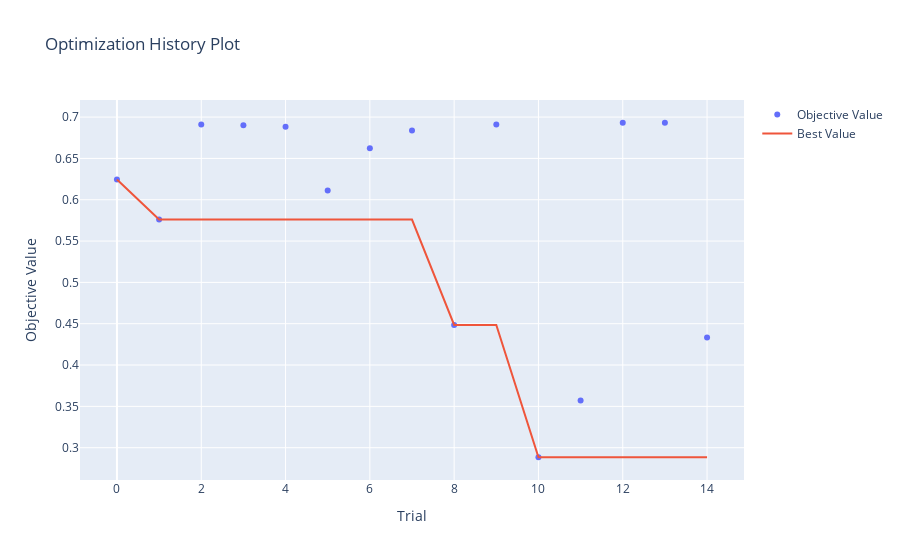

Notebook code cell kept with this figure:
### Code cell
plot_optimization_history(study)

### Figure 1 — Plotly figure (JSON) as saved in the notebook; plotly's stock layout.template omitted (floating-point values rounded to 4 significant figures)
{"data": [{"mode": "markers", "name": "Objective Value", "type": "scatter", "x": [0, 1, 2, 3, 4, 5, 6, 7, 8, 9, 10, 11, 12, 13, 14], "y": [0.6245, 0.576, 0.691, 0.6903, 0.6884, 0.6113, 0.6624, 0.6837, 0.4486, 0.6909, 0.2884, 0.357, 0.6931, 0.6931, 0.4333]}, {"mode": "lines", "name": "Best Value", "type": "scatter", "x": [0, 1, 2, 3, 4, 5, 6, 7, 8, 9, 10, 11, 12, 13, 14], "y": [0.6245, 0.576, 0.576, 0.576, 0.576, 0.576, 0.576, 0.576, 0.4486, 0.4486, 0.2884, 0.2884, 0.2884, 0.2884, 0.2884]}, {"marker": {"color": "#cccccc"}, "mode": "markers", "name": "Infeasible Trial", "showlegend": false, "type": "scatter", "x": [], "y": []}], "layout": {"title": {"text": "Optimization History Plot"}, "xaxis": {"title": {"text": "Trial"}}, "yaxis": {"title": {"text": "Objective Value"}}}}
